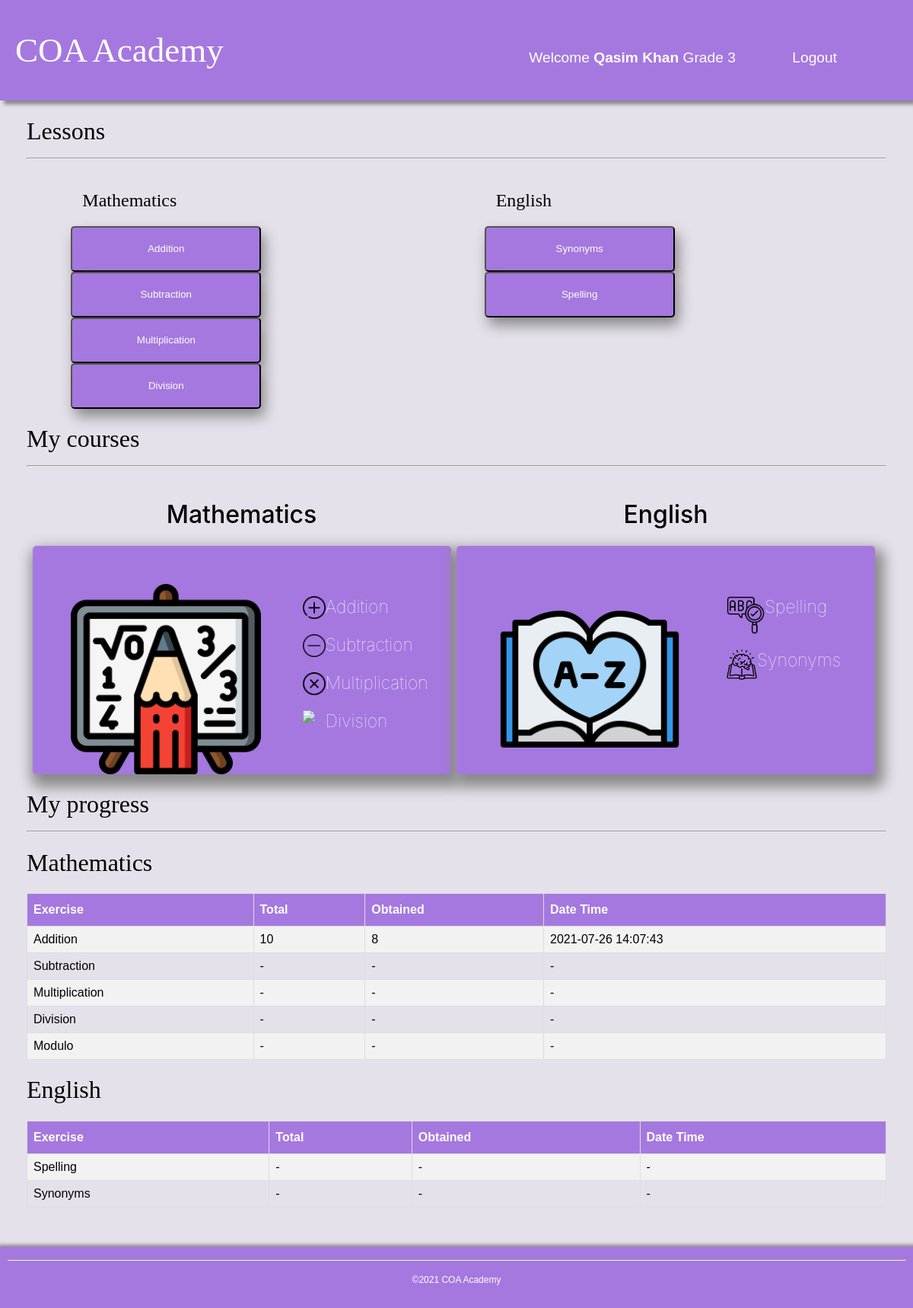
The app's page /dashboard.php (signed in) with its own data.
### tables this page shows
CREATE TABLE `users` (
  `ID` int(11) NOT NULL,
  `username` varchar(200) NOT NULL,
  `password` varchar(200) NOT NULL,
  `fullname` varchar(200) NOT NULL,
  `grade` varchar(200) NOT NULL
);

CREATE TABLE `results` (
  `ID` int(11) NOT NULL,
  `username` varchar(255) NOT NULL,
  `result` int(10) NOT NULL,
  `total` int(10) NOT NULL,
  `op` varchar(20) NOT NULL,
  `subject` varchar(100) DEFAULT NULL,
  `datetime` timestamp NOT NULL DEFAULT CURRENT_TIMESTAMP
);

### dashboard.php (the view, shortened to what this page needs)
<?php
	include "DBconnection.php";
	$name= $_SESSION["username"];
	$userQuery = mysqli_query($conn,"select * from users where username='$name'");
	if(mysqli_num_rows($userQuery) == 0){
		header("Location: ../logout.php");
	}else{
		$userData = mysqli_fetch_assoc($userQuery);
		$grade = $userData['grade'];
		$fullname = $userData['fullname'];
	}
?>
<!DOCTYPE html>
<html lang="en">
<head>
  <link rel="stylesheet" type="text/css"  href="style.css">
</head>
<body>
  <div id="header">
    <a href="#"><h1>COA Academy</h1></a>
    <div id="nav">
      <ul>
        <li>Welcome <b><?php echo $fullname; ?></b> Grade <?php echo $grade; ?></li>
        <li><a href="./logout.php">Logout</a></li>
    </ul>
    </div>
  </div>
	<div class="container">
		<h1 id="courses">Lessons<hr></h1>
	<div id="subject-container">
		<div>
		<h2 style="margin-left: 30px">Mathematics</h2>
			<div class="content" id="math-lesson">
		</div>
		</div>
	<div>
		<h2 style="margin-left: 30px">English</h2>
				<div	class="content" id="eng-lesson">
		</div>
	</div>
	</div>
	</div>
	<div class="container">
		<h1 id="courses">My courses<hr></h1>
<div id="subject-container">
<div>
  <h1>Mathematics</h1>
  <div class="subject">
    <img src="images/maths.png" width="250px" height="250px">
    <div class="content">
      <ul>
        <li id="Addition"><img src="images/add-file-button.png" width="30px"><a href="./exercises.php?grade=<?php echo $grade; ?>&quiz=math&op=Addition" >Addition</a></li>
        <li id="Subtraction"><img src="images/negative-sign.png" width="30px"><a href="./exercises.php?grade=<?php echo $grade; ?>&quiz=math&op=Subtraction">Subtraction</a></li>
        <li id="Multiplication"><img src="images/cancel.png" width="30px"><a href="./exercises.php?grade=<?php echo $grade; ?>&quiz=math&op=Multiplication"> Multiplication</a></li>
        <li id="Division"><img src="images/division.png" width="30px"><a href="./exercises.php?grade=<?php echo $grade; ?>&quiz=math&op=Division"> Division</a></li>
      </ul>
    </div>
  </div>
</div>
<div>
  <h1>English</h1>
  <div class="subject">
    <img src="images/knowledge.png" width="250px" height="250px">
    <div class="content">
      <ul>
        <li><img src="images/grammar.png" width="50px"> <a href="./exercises_eng.php?grade=<?php echo $grade; ?>&quiz=eng&op=Spelling">Spelling</a></li>
        <li><img src="images/book.png" width="40px"><a href="./exercises_eng.php?grade=<?php echo $grade; ?>&quiz=eng&op=Synonyms">Synonyms</a></li>
      </ul>
    </div>
  </div></div>
  <br />
  <br />
</div>
<h1 id="courses">My progress<hr></h1>
<div id="progress">
<div>
  <h1>Mathematics</h1>
  <table class="progress">
	<tr>
		<th>Exercise</th>
		<th>Total</th>
		<th>Obtained</th>
		<th>Date Time</th>
	</tr>
	<tr>
		<?php
			$quizQ = mysqli_query($conn,"select * from results where username='$name' and subject='math' and op='addition' ORDER BY ID DESC LIMIT 1");
			if(mysqli_num_rows($quizQ) == 0){
				echo "<td>Addition</td>";
				echo "<td>-</td>";
				echo "<td>-</td>";
				echo "<td>-</td>";
			}else{
				$quizData = mysqli_fetch_assoc($quizQ);
				echo "<td>Addition</td>";
				echo "<td>" . $quizData['total'] . "</td>";
				echo "<td>" . $quizData['result'] . "</td>";
				echo "<td>" . $quizData['datetime'] . "</td>";
			}
		?>
	</tr>
	<tr>
		<?php
			$quizQ = mysqli_query($conn,"select * from results where username='$name' and subject='math' and op='subtraction' ORDER BY ID DESC LIMIT 1");
			if(mysqli_num_rows($quizQ) == 0){
				echo "<td>Subtraction</td>";
				echo "<td>-</td>";
				echo "<td>-</td>";
				echo "<td>-</td>";
			}else{
				$quizData = mysqli_fetch_assoc($quizQ);
				echo "<td>Subtraction</td>";
				echo "<td>" . $quizData['total'] . "</td>";
				echo "<td>" . $quizData['result'] . "</td>";
				echo "<td>" . $quizData['datetime'] . "</td>";
			}
		?>
	</tr>
	<tr>
		<?php
			$quizQ = mysqli_query($conn,"select * from results where username='$name' and subject='math' and op='multiplication' ORDER BY ID DESC LIMIT 1");
			if(mysqli_num_rows($quizQ) == 0){
				echo "<td>Multiplication</td>";
				echo "<td>-</td>";
				echo "<td>-</td>";
				echo "<td>-</td>";
			}else{
				$quizData = mysqli_fetch_assoc($quizQ);
				echo "<td>Multiplication</td>";
				echo "<td>" . $quizData['total'] . "</td>";
				echo "<td>" . $quizData['result'] . "</td>";
				echo "<td>" . $quizData['datetime'] . "</td>";
			}
		?>
	</tr>
	<tr>
		<?php
			$quizQ = mysqli_query($conn,"select * from results where username='$name' and subject='math' and op='division' ORDER BY ID DESC LIMIT 1");
			if(mysqli_num_rows($quizQ) == 0){
				echo "<td>Division</td>";
				echo "<td>-</td>";
				echo "<td>-</td>";
				echo "<td>-</td>";
			}else{
				$quizData = mysqli_fetch_assoc($quizQ);
				echo "<td>Division</td>";
				echo "<td>" . $quizData['total'] . "</td>";
				echo "<td>" . $quizData['result'] . "</td>";
				echo "<td>" . $quizData['datetime'] . "</td>";
			}
		?>
	</tr>
	<tr>
		<?php
			$quizQ = mysqli_query($conn,"select * from results where username='$name' and subject='math' and op='modulo' ORDER BY ID DESC LIMIT 1");
			if(mysqli_num_rows($quizQ) == 0){
				echo "<td>Modulo</td>";
				echo "<td>-</td>";
				echo "<td>-</td>";
				echo "<td>-</td>";
			}else{
				$quizData = mysqli_fetch_assoc($quizQ);
				echo "<td>Modulo</td>";
				echo "<td>" . $quizData['total'] . "</td>";
				echo "<td>" . $quizData['result'] . "</td>";
				echo "<td>" . $quizData['datetime'] . "</td>";
			}
		?>
	</tr>
  </table>
</div>
<div>
  <h1>English</h1>
  <table class="progress">
	<tr>
		<th>Exercise</th>
		<th>Total</th>
		<th>Obtained</th>
		<th>Date Time</th>
	</tr>
	<tr>
		<?php
			$quizQ = mysqli_query($conn,"select * from results where username='$name' and subject='eng' and op='spelling' ORDER BY ID DESC LIMIT 1");
			if(mysqli_num_rows($quizQ) == 0){
				echo "<td>Spelling</td>";
				echo "<td>-</td>";
				echo "<td>-</td>";
				echo "<td>-</td>";
			}else{
				$quizData = mysqli_fetch_assoc($quizQ);
				echo "<td>Spelling</td>";
				echo "<td>" . $quizData['total'] . "</td>";
				echo "<td>" . $quizData['result'] . "</td>";
				echo "<td>" . $quizData['datetime'] . "</td>";
			}
		?>
	</tr>
	<tr>
		<?php
			$quizQ = mysqli_query($conn,"select * from results where username='$name' and subject='eng' and op='synonyms' ORDER BY ID DESC LIMIT 1");
			if(mysqli_num_rows($quizQ) == 0){
				echo "<td>Synonyms</td>";
				echo "<td>-</td>";
				echo "<td>-</td>";
				echo "<td>-</td>";
			}else{
				$quizData = mysqli_fetch_assoc($quizQ);
				echo "<td>Synonyms</td>";
				echo "<td>" . $quizData['total'] . "</td>";
				echo "<td>" . $quizData['result'] . "</td>";
				echo "<td>" . $quizData['datetime'] . "</td>";
			}
		?>
	</tr>
  </table>
  <br /> <br /> <br />
</div>
</div>
	</div>
  <div id="footer">
  <hr style="color:white">
  <p>©2021 COA Academy</p>
   </div>
</body>
</html>

### style.css (style rules this page uses)
html { background-color: rgb(229, 225, 235) ; }
body { font-family:-apple-system, BlinkMacSystemFont, 'Segoe UI', Roboto, Oxygen, Ubuntu, Cantarell, 'Open Sans', 'Helvetica Neue', sans-serif; }
#header { background-color: rgb(165, 120, 224); height: 100%; padding: 10px; color: white; font-family:Arial, Helvetica, sans-serif; margin-right: -8px; margin-left: -8px; margin-top: -8px; box-shadow: 5px 5px 5px #888888; overflow:auto; }
#header h1 { margin-left: 10px; font-size:45px; float: left; color:white; }
#header ul { margin-top: 55px; margin-right:80px; list-style-type: none; float:right; }
#header li { display:inline; padding: 5px; padding-left: 10px; padding-right: 10px; margin-left: 50px; font-size: larger; }
#header li a { text-decoration: none; color:white; transition:0.5s; }
#math-lesson { flex-wrap: wrap; }
#footer { background-color:rgb(165, 120, 224);; height: 80px; padding: 10px; color: white; font-family:Arial, Helvetica, sans-serif; margin: -8px; text-align: center; font-size: 12px; box-shadow: 5px 5px 5px 8px #888888; }
h1, h2, h3, h4, h5 { font-family: Roboto-Medium; font-weight:500 !important }
* { box-sizing: border-box; }
p { line-height: 27px; }
.content { padding: 0px 15px; width: 100%; }
@media (min-width:768px) { .container { width: 90%; margin: 0 auto; } }
@media (min-width:1200px) { .container { width: 1130px; margin: 0 auto; display: block; } }
#subject-container { display:flex; justify-content: space-evenly; flex-wrap: wrap; font-family:-apple-system, BlinkMacSystemFont, 'Segoe UI', Roboto, Oxygen, Ubuntu, Cantarell, 'Open Sans', 'Helvetica Neue', sans-serif; font-weight: 70; }
.subject { display: flex; justify-content: space-between; width: 550px; height:300px; border-radius: 5px; padding: 50px; background-color:rgb(165, 120, 224); ; box-shadow: 5px 10px 18px 7px #888888; }
#subject-container h1 { text-align: center; font-family:-apple-system, BlinkMacSystemFont, 'Segoe UI', Roboto, Oxygen, Ubuntu, Cantarell, 'Open Sans', 'Helvetica Neue', sans-serif; font-weight: 70; }
.content { width:500px; border-radius: 5px; margin: 0 auto; }
.content ul { list-style-type:none; }
.content li { margin-bottom:20px; display: flex; font-size: 23px; }
.content li a { text-decoration: none ; color:white; }
table.progress { font-family: Arial, Helvetica, sans-serif; border-collapse: collapse; width: 100%; }
table.progress td, table.progress th { border: 1px solid #ddd; padding: 8px; }
table.progress tr:nth-child(even) { background-color: #f2f2f2; }
table.progress th { padding-top: 12px; padding-bottom: 12px; text-align: left; background-color: rgb(165, 120, 224);; color: white; }

### records on screen
users: fullname "Qasim Khan", grade "3"
results: total "10", result "8", datetime "2021-07-26 14:07:43"
